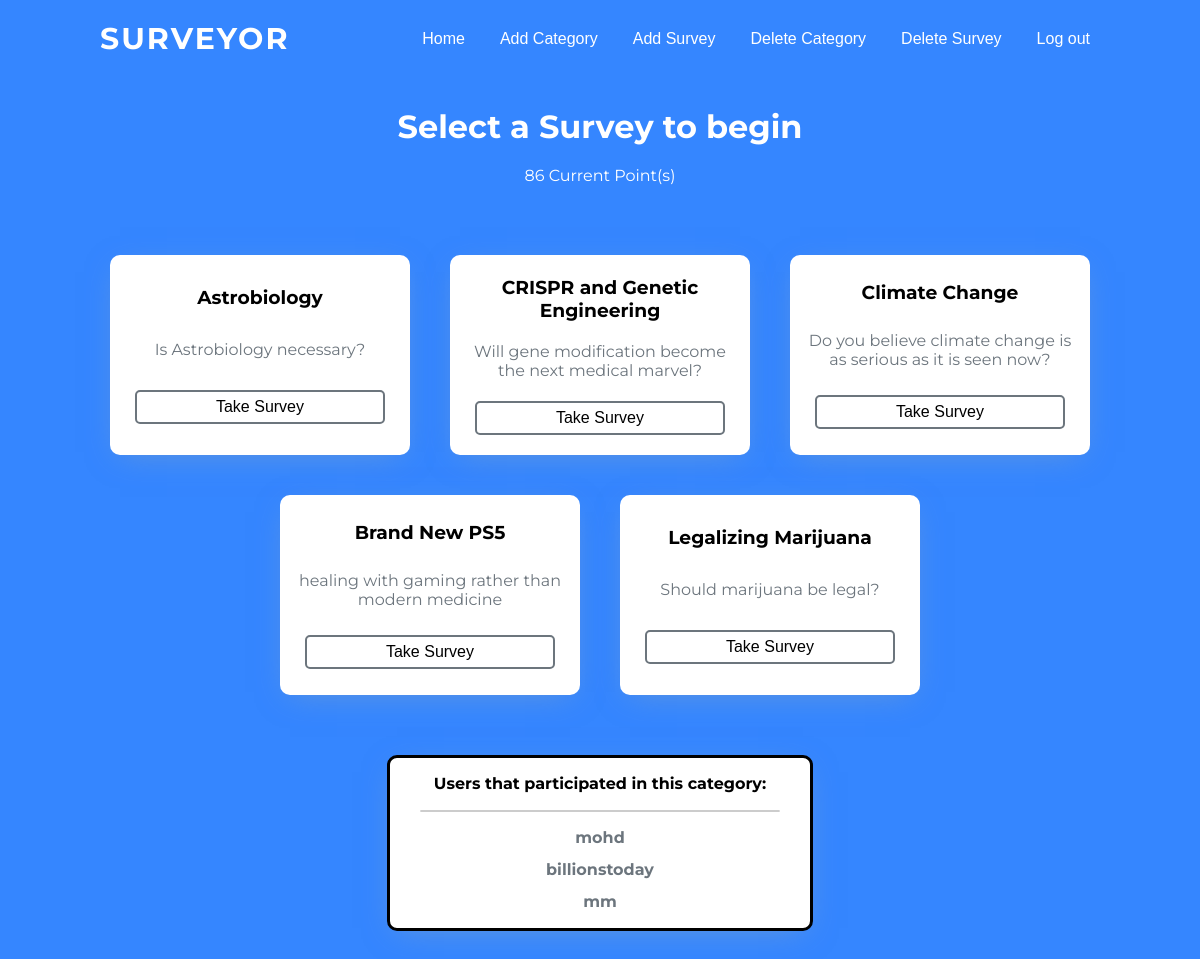
The app's page /surveys/4 (signed in) with its own data.
### surveyapp/models.py (models this page shows, shortened)
class User(AbstractUser):
    points = models.IntegerField(default=0)

class Survey(models.Model):
    title_name = models.CharField(max_length=200)
    category = models.ForeignKey(Category, on_delete=models.CASCADE)
    subtitle = models.CharField(max_length=100, null=True)
    people = models.IntegerField(default=0)
    question = models.CharField(max_length=200, default="")
    agree = models.IntegerField(default=0)
    stronglyagree = models.IntegerField(default=0)
    neutral = models.IntegerField(default=0)
    disagree = models.IntegerField(default=0)
    stronglydisagree = models.IntegerField(default=0)

### surveyapp/views.py (the view)
# urls.py: path("surveys/<str:topic>", views.Surveys, name="surveys"),
@login_required(login_url="/login")
def Surveys(request, topic):
    surveys = Survey.objects.filter(category=topic)
    category = Category.objects.get(id=topic)
    users = category.users
    x = users.split(',')
    return render(request, "surveyapp/surveys.html", {"surveys": surveys, "points": request.user.points, "users": x})

### surveyapp/templates/surveyapp/surveys.html
{% extends "surveyapp/base.html" %}
{% block body %}
<div class="title">
  <h1>Select a Survey to begin</h1>
  <p class="points">{{request.user.points}} Current Point(s)</p>
</div>
<div class="survey-topics">
  {% for s in surveys %}
  <div class="topic">
    <h3>{{s.title_name}}</h3>
    <p>{{s.subtitle}}</p>
    <a href="{% url 'singlesurvey' s.id %}">
      <input type="button" value="Take Survey" class="survey-button">
    </a>
  </div>
  {% endfor %}
</div>
<div class="participants">
  Users that participated in this category:
  <hr>
  {% for u in users %}
  <div class="names">
    {{u}}
  </div>
  {% endfor %}
</div>
{% endblock %}

### surveyapp/static/css/styles.css (style rules this page uses)
* { margin: 0; padding: 0; }
body { font-family: Montserrat; background-color: #3586ff; }
a { text-decoration: none; color: black; }
.title { text-align: center; color: white; padding: 30px 0 30px 0; }
.survey-topics { display: flex; flex-wrap: wrap; flex-direction: row-reverse; justify-content: center; align-items: center; }
.topic { display: flex; flex-direction: column; justify-content: space-evenly; align-items: center; text-align: center; width: 300px; margin: 20px; height: 200px; background-color: white; box-shadow: 0 7px 30px -10px rgba(150, 170, 180, 0.5); border-radius: 10px; }
.topic p { color: #6c757d; margin: 0 10px; }
.points { padding: 20px; }
.survey-button { border-radius: 5px; padding: 6px 12px; background-color: transparent; border: 2px solid #6c757d; transition: 0.2s; }
.participants { border: 3px solid black; line-height: 2; display: flex; justify-content: center; flex-direction: column; text-align: center; margin: 40px auto; width: 400px; text-align: center; font-weight: bold; padding: 10px; background-color: white; box-shadow: 0 7px 30px -10px rgba(150, 170, 180, 0.5); border-radius: 10px; }
.participants hr { margin: 10px 20px; border: 1px solid #cccccc; border-radius: 50px; background-color: #cccccc; }
.names { color: #6c757d; }
input { border: none; box-sizing: border-box; background-color: #ECF0F1; outline: none; border-radius: 6px; font-size: 16px; font-weight: 200; padding: 10px 10px; width: 250px; transition: border .5s; }

### records on screen
User: user.points "86"
Survey: title_name "Climate Change", subtitle "Do you believe climate change is as serious as it is seen now?"
Survey: title_name "CRISPR and Genetic Engineering", subtitle "Will gene modification become the next medical marvel?"
Survey: title_name "Astrobiology", subtitle "Is Astrobiology necessary?"
Survey: title_name "Legalizing Marijuana", subtitle "Should marijuana be legal?"
Survey: title_name "Brand New PS5", subtitle "healing with gaming rather than modern medicine"

### other values on screen
{{ u }} "mohd" "billionstoday" "mm"
